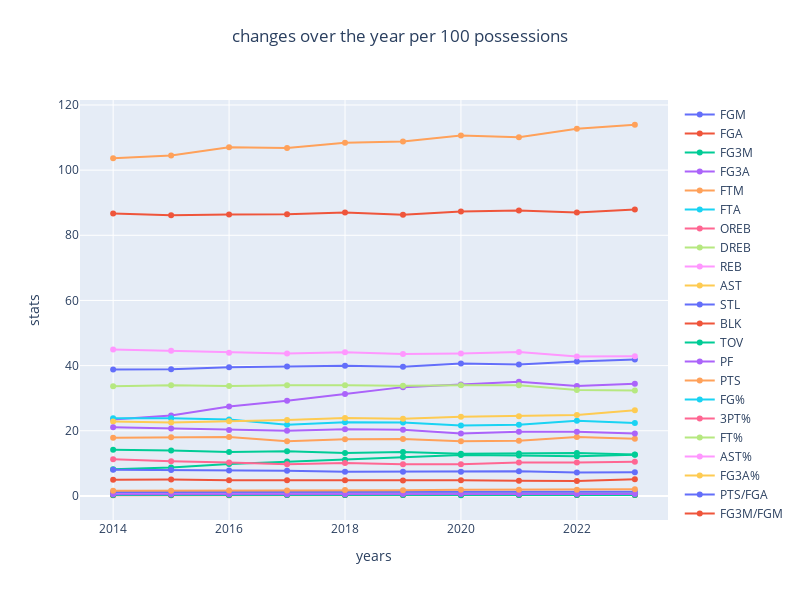

Notebook code cell kept with this figure:
### Code cell
change_per100_df = change_df.copy()

for col in change_per100_df.columns[3:18]:
    change_per100_df[col] = (change_per100_df[col]/change_per100_df['POSS_est'])*100

change_per100_df.drop(columns=['MIN','POSS_est'], inplace=True)
change_per100_df

fig = go.Figure()
for col in change_per100_df.columns[1:]:
    fig.add_trace(go.Scatter(x=change_per100_df['season_start_year'],
                             y=change_per100_df[col], name=col))

fig.update_layout(height=600, width=800)
fig.update_xaxes(title_text='years')
fig.update_yaxes(title_text='stats')
fig.update_layout(title_text='changes over the year per 100 possessions', title_x=0.5, title_y=0.95)
fig.show()
